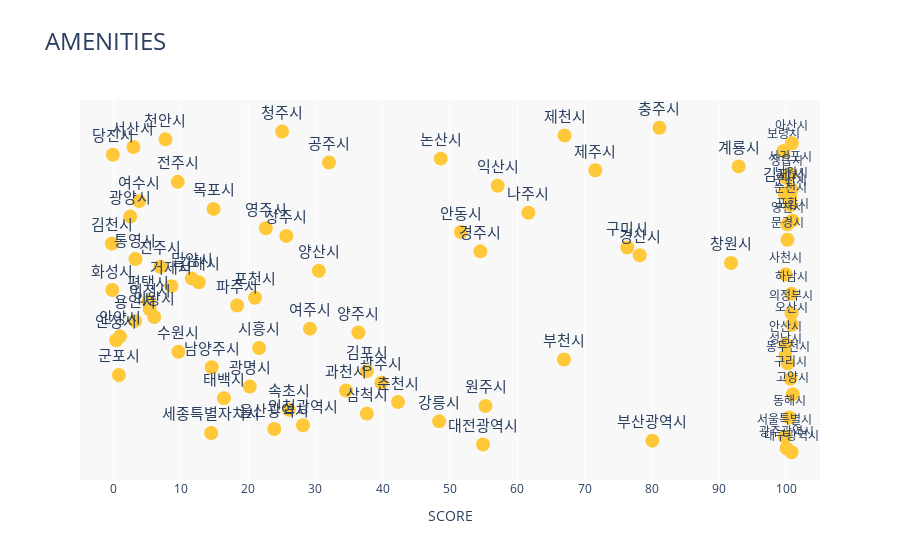

Notebook source saved alongside this figure:
### Code cell
# 시설
modified_plot(ps, 'Amenities', 'rgba(254, 200, 56, 1)')

### Figure 1 — Plotly figure (JSON) as saved in the notebook; plotly's stock layout.template omitted (floating-point values rounded to 4 significant figures)
{"data": [{"customdata": [100, 100, 54, 80, 100, 14, 23, 28, 48, 100, 37, 26, 55, 42, 16, 100, 35, 20, 39, 100, 0, 38, 14, 100, 67, 100, 10, 22, 100, 0, 0, 36, 29, 100, 3, 6, 100, 5, 18, 5, 21, 100, 0, 9, 12, 11, 100, 31, 6, 92, 3, 78, 55, 76, 0, 100, 25, 52, 23, 100, 100, 2, 62, 14, 100, 4, 100, 99, 100, 57, 9, 100, 100, 72, 93, 32, 48, 0, 100, 2, 100, 7, 67, 25, 81], "hovertemplate": "<b>%{text}</b><br>Amenities: %{customdata}<extra></extra>", "legendgroup": "", "marker": {"color": "rgba(254, 200, 56, 1)", "size": 14, "symbol": "circle"}, "mode": "markers+text", "name": "", "orientation": "h", "showlegend": false, "text": ["대구광역시", "광주광역시", "대전광역시", "부산광역시", "서울특별시", "세종특별자치시", "울산광역시", "인천광역시", "강릉시", "동해시", "삼척시", "속초시", "원주시", "춘천시", "태백시", "고양시", "과천시", "광명시", "광주시", "구리시", "군포시", "김포시", "남양주시", "동두천시", "부천시", "성남시", "수원시", "시흥시", "안산시", "안성시", "안양시", "양주시", "여주시", "오산시", "용인시", "의왕시", "의정부시", "이천시", "파주시", "평택시", "포천시", "하남시", "화성시", "거제시", "김해시", "밀양시", "사천시", "양산시", "진주시", "창원시", "통영시", "경산시", "경주시", "구미시", "김천시", "문경시", "상주시", "안동시", "영주시", "영천시", "포항시", "광양시", "나주시", "목포시", "순천시", "여수시", "군산시", "김제시", "남원시", "익산시", "전주시", "정읍시", "서귀포시", "제주시", "계룡시", "공주시", "논산시", "당진시", "보령시", "서산시", "아산시", "천안시", "제천시", "청주시", "충주시"], "textfont": {"size": [12, 12, 15, 15, 12, 15, 15, 15, 15, 12, 15, 15, 15, 15, 15, 12, 15, 15, 15, 12, 15, 15, 15, 12, 15, 12, 15, 15, 12, 15, 15, 15, 15, 12, 15, 15, 12, 15, 15, 15, 15, 12, 15, 15, 15, 15, 12, 15, 15, 15, 15, 15, 15, 15, 15, 12, 15, 15, 15, 12, 12, 15, 15, 15, 12, 15, 12, 15, 12, 15, 15, 12, 12, 15, 15, 15, 15, 15, 12, 15, 12, 15, 15, 15, 15]}, "textposition": "top center", "type": "scatter", "x": [100.8, 100.0, 54.9, 80.07, 99.76, 14.5, 23.88, 28.15, 48.38, 100.5, 37.63, 26.05, 55.28, 42.27, 16.4, 101.0, 34.54, 20.24, 39.8, 100.6, 0.7772, 37.64, 14.58, 100.2, 66.93, 99.86, 9.635, 21.62, 99.91, 0.3855, 0.9374, 36.38, 29.18, 100.8, 3.188, 6.028, 100.8, 5.366, 18.35, 5.173, 21.01, 100.8, -0.2055, 8.57, 12.67, 11.62, 99.89, 30.5, 6.932, 91.78, 3.247, 78.2, 54.52, 76.36, -0.2735, 100.2, 25.67, 51.62, 22.62, 100.1, 100.9, 2.465, 61.65, 14.86, 100.6, 3.808, 100.6, 99.72, 100.8, 57.09, 9.529, 100.0, 100.6, 71.6, 92.91, 32.01, 48.62, -0.1167, 99.58, 2.949, 100.8, 7.707, 67.03, 25.04, 81.13], "xaxis": "x", "y": [0, 1, 2, 3, 4, 5, 6, 7, 8, 9, 10, 11, 12, 13, 14, 15, 16, 17, 18, 19, 20, 21, 22, 23, 24, 25, 26, 27, 28, 29, 30, 31, 32, 33, 34, 35, 36, 37, 38, 39, 40, 41, 42, 43, 44, 45, 46, 47, 48, 49, 50, 51, 52, 53, 54, 55, 56, 57, 58, 59, 60, 61, 62, 63, 64, 65, 66, 67, 68, 69, 70, 71, 72, 73, 74, 75, 76, 77, 78, 79, 80, 81, 82, 83, 84], "yaxis": "y"}], "layout": {"legend": {"tracegroupgap": 0}, "plot_bgcolor": "rgba(242, 242, 242, 0.5)", "title": {"font": {"size": 24}, "text": "AMENITIES"}, "xaxis": {"anchor": "y", "domain": [0, 1], "dtick": 10, "range": [-5, 105], "tick0": 0, "tickmode": "linear", "title": {"text": "SCORE"}}, "yaxis": {"anchor": "x", "domain": [0, 1], "title": {"text": "index"}, "visible": false}}}
